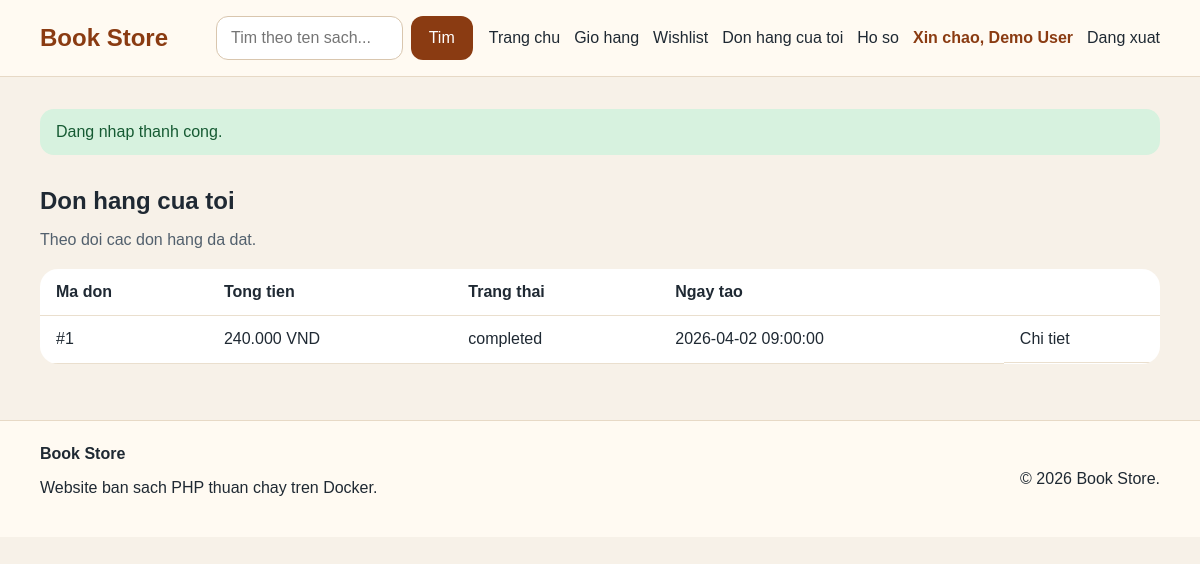
The app's page /index.php?route=my-orders (signed in) with its own data.
### tables this page shows
CREATE TABLE IF NOT EXISTS orders (
    id INT AUTO_INCREMENT PRIMARY KEY,
    user_id INT NOT NULL,
    customer_name VARCHAR(120) NOT NULL,
    customer_email VARCHAR(160) NOT NULL,
    customer_phone VARCHAR(30) DEFAULT NULL,
    customer_address TEXT NOT NULL,
    voucher_code VARCHAR(50) DEFAULT NULL,
    discount_amount DECIMAL(10,2) NOT NULL DEFAULT 0,
    total_amount DECIMAL(10,2) NOT NULL,
    status VARCHAR(30) NOT NULL DEFAULT 'pending',
    created_at DATETIME NOT NULL DEFAULT CURRENT_TIMESTAMP,
    CONSTRAINT fk_orders_user FOREIGN KEY (user_id) REFERENCES users(id)
);

### src/helpers/helpers.php (called while the page is built, shortened)
<?php
function route_url(string $route, array $params = []): string
{
    return '/index.php?' . http_build_query(array_merge(['route' => $route], $params));
}
function e(?string $value): string
{
    return htmlspecialchars((string) $value, ENT_QUOTES, 'UTF-8');
}
function format_price(float $price): string
{
    return number_format($price, 0, ',', '.') . ' VND';
}
function flash(string $key, ?string $message = null): ?string
{
    $value = $_SESSION['flash'][$key];
    return $value;
}
function current_user(): ?array
{
    return $_SESSION['user'] ?? null;
}

### src/core/Controller.php (called while the page is built, shortened)
<?php
abstract class Controller
{
    public function __construct(PDO $pdo)
    {
        $this->pdo = $pdo;
    }
    protected function render(string $view, array $data = []): void
    {
        extract($data, EXTR_SKIP);
        $viewFile = __DIR__ . '/../views/' . $view . '.php';
        require __DIR__ . '/../layouts/header.php';
        require $viewFile;
        require __DIR__ . '/../layouts/footer.php';
    }
}

### src/controllers/UserOrderController.php (called while the page is built, shortened)
<?php
class UserOrderController extends Controller
{
    public function index(): void
    {
        $orders = (new Order($this->pdo))->byUser((int) current_user()['id']);
        $this->render('orders/index', [
            'pageTitle' => 'Don hang cua toi',
            'orders' => $orders,
        ]);
    }
}

### src/index.php (called while the page is built, shortened)
<?php
require_once __DIR__ . '/config/database.php';
require_once __DIR__ . '/helpers/helpers.php';
require_once __DIR__ . '/core/Controller.php';
require_once __DIR__ . '/models/Order.php';
require_once __DIR__ . '/controllers/UserOrderController.php';
$route = $_GET['route'] ?? 'home';
[$controllerClass, $method] = $routes[$route];
$controller = new $controllerClass($pdo);
$controller->$method();

### src/models/Order.php (called while the page is built, shortened)
<?php
class Order
{
    public function all(array $filters = []): array
    {
        $conditions = [];
        $params = [];
        if (!empty($filters['user_id'])) {
            $conditions[] = 'o.user_id = :user_id';
            $params['user_id'] = $filters['user_id'];
        }
        $where = $conditions ? ' WHERE ' . implode(' AND ', $conditions) : '';
        $sql = 'SELECT o.*, u.name AS user_name
                FROM orders o
                INNER JOIN users u ON u.id = o.user_id' . $where . ' ORDER BY o.created_at DESC';
        $stmt = $this->pdo->prepare($sql);
        $stmt->execute($params);
        return $stmt->fetchAll();
    }
    public function byUser(int $userId): array
    {
        return $this->all(['user_id' => $userId]);
    }
}

### src/views/orders/index.php (the view, shortened to what this page needs)
<?php if ($message = flash('success')): ?><div class="alert alert-success"><?php echo e($message); ?></div><?php endif; ?>
<section class="section">
    <div class="section__header"><h1>Don hang cua toi</h1><p>Theo doi cac don hang da dat.</p></div>
    <table>
        <thead><tr><th>Ma don</th><th>Tong tien</th><th>Trang thai</th><th>Ngay tao</th><th></th></tr></thead>
        <tbody>
            <?php foreach ($orders as $order): ?>
                <tr>
                    <td>#<?php echo (int) $order['id']; ?></td>
                    <td><?php echo e(format_price((float) $order['total_amount'])); ?></td>
                    <td><?php echo e($order['status']); ?></td>
                    <td><?php echo e($order['created_at']); ?></td>
                    <td class="table-actions">
                        <a href="<?php echo e(route_url('my-orders-show', ['id' => (int) $order['id']])); ?>">Chi tiet</a>
                    </td>
                </tr>
            <?php endforeach; ?>
        </tbody>
    </table>
</section>

### src/assets/css/style.css (style rules this page uses)
body { margin: 0; font-family: Arial, sans-serif; background: #f7f1e8; color: #1f2933; }
a { color: inherit; text-decoration: none; }
table { width: 100%; border-collapse: collapse; background: #fff; border-radius: 18px; overflow: hidden; }
th, td { padding: 14px 16px; border-bottom: 1px solid #eadfce; text-align: left; vertical-align: top; }
.hero h1, .section__header h1, .section__header h2, .book-detail__content h1, .auth-card h1 { margin: 0 0 12px; }
.section { margin-top: 32px; }
.section__header { margin-bottom: 20px; }
.section__header p, .hero p, .book-card__author, .book-detail__description, .review-card p, .empty-state p, .auth-card p, .notice-box p, .cart-book p { color: #52606d; }
.alert { padding: 14px 16px; border-radius: 14px; margin-bottom: 18px; }
.alert-success { background: #d7f2df; color: #165b33; }
.table-actions { display: flex; gap: 12px; flex-wrap: wrap; }

### records on screen
orders: id "1", total_amount "240.000 VND", status "completed", created_at "2026-04-02 09:00:00"

### other values on screen
$user['name'] "Demo User"
$message "Dang nhap thanh cong."
